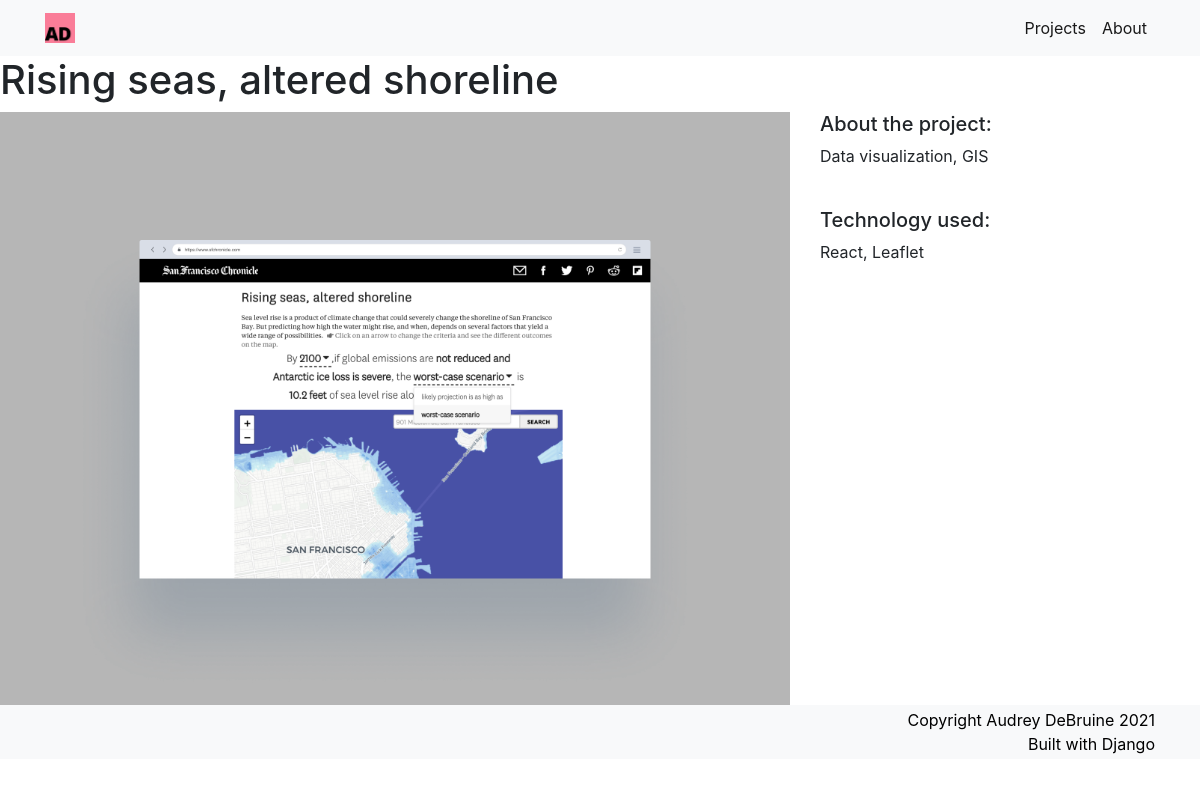
The app's page /5/ with its own data.
### projects/models.py (models this page shows, shortened)
class Person(mixins.SheetPullableMixin, models.Model):
    spreadsheet_id = '11t5VZMoH0W6j-Gq6loViL-Na6t2i4PyqgOzGTWtK7fE'
    sheet_name = 'design'
    model_id_field = 'id'
    id = models.CharField(primary_key=True, max_length=255, default=uuid4)
    title = models.CharField(max_length=127)
    url = models.CharField(max_length=500)
    description = models.CharField(max_length=127, null=True, blank=True, default=None)
    technology = models.CharField(max_length=20)
    image = models.FilePathField(path="/img")
    read_more = models.BooleanField(null=False, default=False)

### projects/views.py (the view)
# urls.py: path("<int:pk>/", views.project_detail, name="project_detail"),
def project_detail(request, pk):
    project = Person.objects.get(pk=pk)
    context = {
        'project': project
    }
    return render(request, 'project_detail.html', context)

### projects/templates/project_detail.html
{% extends "base.html" %}
{% load static %}
{% block page_content %}
<h1>{{ project.title }}</h1>
<div class="row">
    <div class="col-md-8">
        <img src="{% static project.image %}" alt="" width="100%">
    </div>
    <div class="col-md-4">
        <h5>About the project:</h5>
        <p>{{ project.description }}</p>
        <br>
        <h5>Technology used:</h5>
        <p>{{ project.technology }}</p>
    </div>
</div>
{% endblock %}

### projects/static/style.css (style rules this page uses)
p { max-width: 850px; }

### records on screen
Person: title "Rising seas, altered shoreline", image (picture), description "Data visualization, GIS", technology "React, Leaflet"
